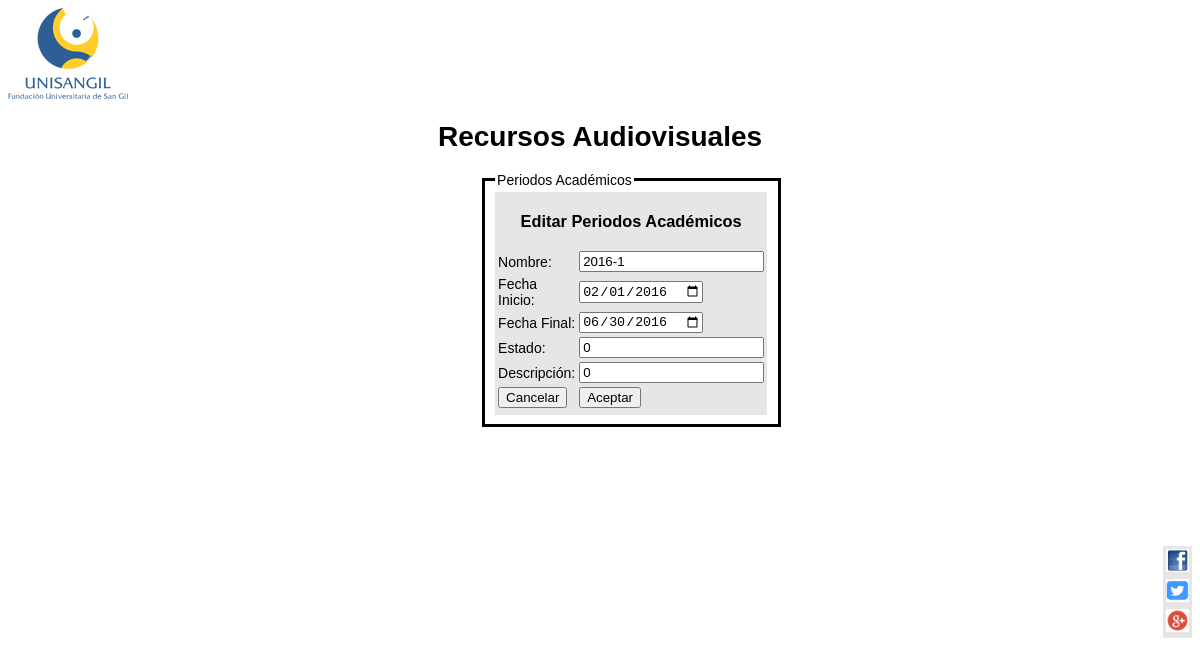
Screenshot of /interfaz/periodo_academico/editar_periodo_academico.php?idPeriodoAcademico=1 with the database file from the repository.
### tables this page shows
CREATE TABLE IF NOT EXISTS periodos_academicos(
    id_periodo_academico            INT             NOT NULL        AUTO_INCREMENT,
    nombre                          VARCHAR(50)     NOT NULL,
    fecha_inicio                    DATE            NOT NULL,
    fecha_final                     DATE            NOT NULL,
    estado                          BOOLEAN         NOT NULL,
    descripcion                     TEXT            NULL,
    PRIMARY KEY (id_periodo_academico)
);

### controllers/PeriodoAcademicoController.class.php (called while the page is built, shortened)
<?php
class PeriodoAcademicoController
{
    private $daoPeriodoAcademico;
    public function __construct()
    {
        $this->daoPeriodoAcademico = new DAOPeriodoAcademico();
    }
    public function getPeriodoAcademicoById($PeriodoAcademico)
    {
    	return $this->daoPeriodoAcademico->getPeriodoAcademicoById($PeriodoAcademico);
    }
}

### objs/PeriodoAcademico.class.php (called while the page is built, shortened)
<?php
class PeriodoAcademico{
    private $idPeriodoAcademico;
    private $nombre;
    private $fechaInicio;
    private $fechaFinal;
    private $estado;
    private $descripcion;
    public function getIdPeriodoAcademico(){
        return $this->idPeriodoAcademico;
    }
    public function setIdPeriodoAcademico($idPeriodoAcademico){
        $this->idPeriodoAcademico = $idPeriodoAcademico;
    }
    public function getNombre(){
        return $this->nombre;
    }
    public function setNombre($nombre){
        $this->nombre = $nombre;
    }
    public function getFechaInicio(){
        return $this->fechaInicio;
    }
    public function setFechaInicio($fechaInicio){
        $this->fechaInicio = $fechaInicio;
    }
    public function getFechaFinal(){
        return $this->fechaFinal;
    }
    public function setFechaFinal($fechaFinal){
        $this->fechaFinal = $fechaFinal;
    }
    public function getEstado(){
        return $this->estado;
    }
    public function setEstado($estado){
        $this->estado = $estado;
    }
    public function getDescripcion(){
        return $this->descripcion;
    }
    public function setDescripcion($descripcion){
        $this->descripcion = $descripcion;
    }
}
 ?>

### dataBase/DAOPeriodoAcademico.class.php (called while the page is built, shortened)
<?php
class DAOPeriodoAcademico extends DataBase{
        public function getPeriodoAcademicoById($PeriodoAcademico)
            {
                 $sql = "SELECT * FROM periodos_academicos  WHERE id_periodo_academico = " . $PeriodoAcademico->getIdperiodoacademico();
                 $resulset = $this->selectQuery($sql);
                 return $this-> construirPeriodoAcademico($resulset);
            }
        private function construirPeriodoAcademico($resulset){
            $PeriodoAcademico = new PeriodoAcademico();
                    foreach($resulset as $row){
                        $PeriodoAcademico -> setIdPeriodoAcademico((int)$row['id_periodo_academico']);
                        $PeriodoAcademico -> setNombre($row['nombre']);
                        $PeriodoAcademico->setFechaInicio($row['fecha_inicio']);
                        $PeriodoAcademico->setFechaFinal($row['fecha_final']);
                        $PeriodoAcademico->setEstado((int)$row['estado']);
                        $PeriodoAcademico->setDescripcion((int)$row['descripcion']);
                    }
                    return $PeriodoAcademico;
        }
    }
    ?>

### dataBase/DataBase.class.php (called while the page is built, shortened)
<?php
class DataBase
{
    private $server = 'localhost';
    private $user = 'root';
    private $passwd = '';
    private $conn = null;
    private function getConnection()
    {
        try {
            $this->conn = new PDO("mysql:host=$this->server;dbname=audio_visuales", $this->user, $this->passwd);
            $this->conn->setAttribute(PDO::ATTR_ERRMODE, PDO::ERRMODE_EXCEPTION);
        } catch (PDOException $e) {
            echo "Connection failed: " . $e->getMessage();
        }
    }
    protected function selectQuery($query)
    {
        $stmt = $this->conn->prepare($query);
        $stmt->execute();
        $result = $stmt->fetchAll();
        return $result;
    }
}

### interfaz/periodo_academico/editar_periodo_academico.php (the view, shortened to what this page needs)
<?php
	$periodoAcademicoController	= new PeriodoAcademicoController();
	$periodoAcademico = new PeriodoAcademico();
	$periodoAcademico->setIdPeriodoAcademico($_GET['idPeriodoAcademico']);
	$periodoAcademico = $periodoAcademicoController->getPeriodoAcademicoById($periodoAcademico);
 ?>
<!DOCTYPE html>
<html>
<head>
	<link rel="stylesheet" type="text/css" href="/../WebAudioVisuales/interfaz/style.css">
</head>
	<body>
		<header>
			<img src="/../WebAudioVisuales/interfaz/img/logoUni.png">
			<h1 align="center">Recursos Audiovisuales</h1>
		</header>
			<section name="PeriodosAcademicos">
				<fieldset class="pA"><legend> Periodos Académicos</legend>
					<form method="POST" action="periodo_Academico.php">
						<table>
							<thead>
								<tr>
									<td colspan="2"><h3>Editar Periodos Académicos</h3></td>
								</tr>
							</thead>
								<tbody>
									<tr>
										<td>Nombre: </td>
										<td><input type="text" name="textNombre" value="<?php echo $periodoAcademico->getNombre();?>"></td>
									</tr>
									<tr>
										<td>Fecha Inicio: </td>
										<td><input type="date" name="dateFechaInicio" value="<?php echo $periodoAcademico->getFechaInicio();?>"></td>
									</tr>
									<tr>
										<td>Fecha Final: </td>
										<td><input type="date" name="dateFechaFinal" value="<?php echo $periodoAcademico->getFechaFinal();?>"></td>
									</tr>
									<tr>
										<td>Estado: </td>
										<td><input type="boolean" name="booleanEstado" value="<?php echo $periodoAcademico->getEstado();?>"></td>
									</tr>
									<tr>
										<td>Descripción: </td>
										<td><input type="text" name="textDescripcion" value="<?php echo $periodoAcademico->getDescripcion();?>"></td>
									</tr>
									<tr>
										<td><input type="submit" name="bootonCancelar" value="Cancelar"></td>
										<td><input type="submit" name="bootonAceptar" value="Aceptar"></td>
									</tr>
									<tr>
										<td colspan="2">
										</td>
									</tr>
								</tbody>
						</table>
					</form>
				</fieldset>
			</section>
	</body>
	<footer>
		<table align="right" class="redes">
		<tbody>
			<tr>
				<td style="text-align: right;"><a href="https://www.facebook.com/UNISANGIL" target="_blank" rel="alternate"><img src="/../WebAudioVisuales/interfaz/img/facebook.jpg" alt="" height="23" width="23"></a></td>
			</tr>
			<tr>
				<td style="text-align: right;"><a href="https://twitter.com/unisangil" target="_blank" rel="alternate"><img src="/../WebAudioVisuales/interfaz/img/twitter.png" alt="" height="23" width="23"></a></td>
			</tr>
			<tr>
				<td style="text-align: right;"><a href="https://plus.google.com/+unisangil/posts" target="_blank" rel="alternate"><img src="/../WebAudioVisuales/interfaz/img/google.png" alt="" height="23" width="23"></a></td>
			</tr>
		</tbody>
		</table>
	</footer>
</html>

### interfaz/style.css (style rules this page uses)
body { font-family: arial; font-size: 14px; t }
h3 { text-align: center; }
table { background: white; background-color: #e6e6e6; display: block; }
.redes { margin-top: 10%; }
.pA { border: solid; margin-left: 40%; margin-right:40%; }
a:link { text-decoration: none; }

### rows the page displays
periodos_academicos: textNombre "2016-1", dateFechaInicio "02/01/2016", dateFechaFinal "06/30/2016", booleanEstado "0", textDescripcion "0"
